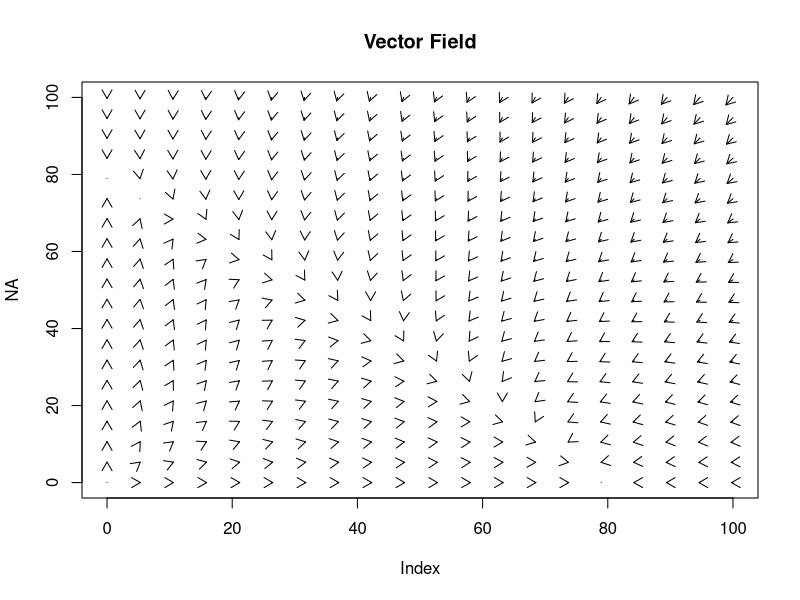
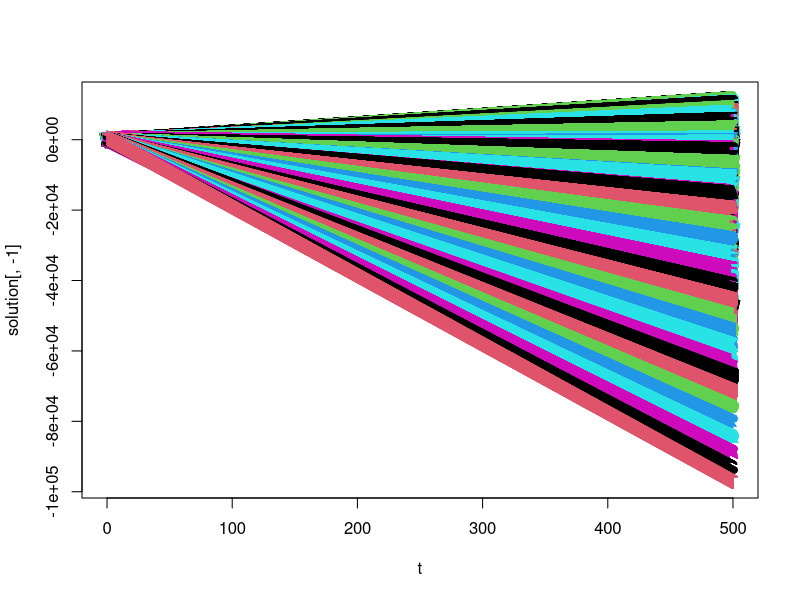
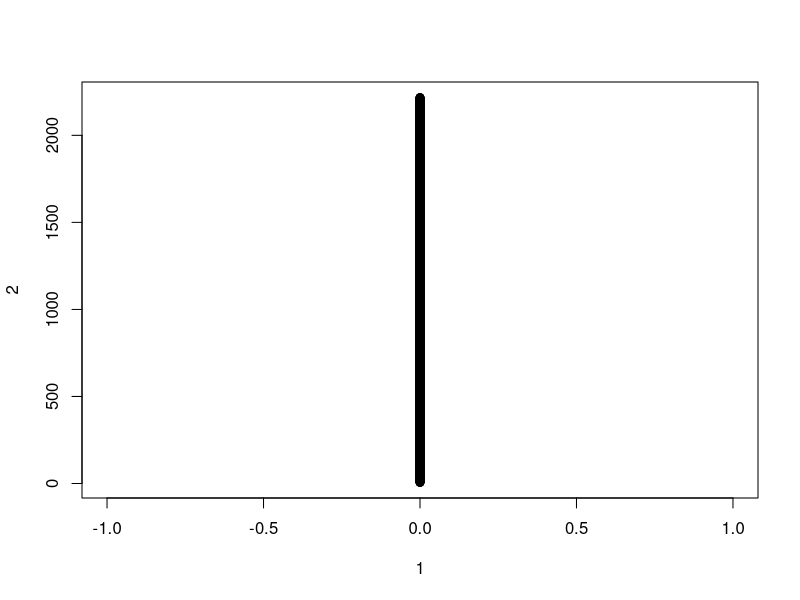

Generate these figures, in order, with R:
library(deSolve)

## ==setting==
a= 0.8
b= 1.1
Kx = 80
Ky = 80
Rx = 0.9
Ry = 1.2


## ==grid==
x0 = seq(0,100,length.out = 20)
y0 = seq(0,100,length.out = 20)
x0s = rep(x0,length(y0))
y0s = rep(y0,each=length(x0))

## vector
dxdt = (1-(x0s+a*y0s)/Kx)*Rx*x0s 
dydt = (1-(y0s+b*x0s)/Ky)*Ry*y0s

## convert 
x1s = x0s + dxdt*0.01
y1s = y0s + dydt*0.01

##draw the field
plot(NA, xlim = range(x0), ylim = range(y0), main = "Vector Field")
arrows(x0s, y0s, x1s, y1s, length = 0.1) 

## formula
competition = function(t,state,parameters){
  with(as.list(c(state,parameters)),{
    dxdt = (1-(x0s+a*y0s)/Kx)*Rx*x0s 
    dydt = (1-(y0s+b*x0s)/Ky)*Ry*y0s
    list(c(dxdt,dydt))
  })
}

state = c(x0s,y0s)
parameter = c(a,b,Rx,Ry,Kx,Ky)

t = seq(0,500,0.1)

solution = ode(y=state,times=t,
               func=competition,
               parms=parameter)

# time series
matplot(t,solution[,-1])
plot(solution[,-1])
